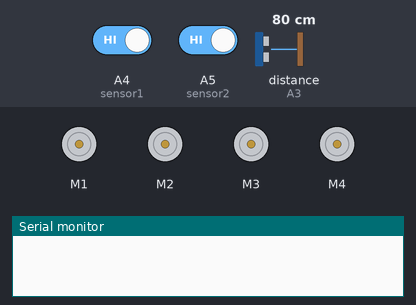
Bench run of a sketch on a simulated Arduino Uno, built with avr-gcc and run on an emulated ATmega328P. Parts: 4 × DC motor (green arrow = forward, orange = backward, longer = faster), the last lines printed to the serial monitor. Inputs (shaded band) come from the test bench; at power-on: A4 (sensor1) HIGH, A5 (sensor2) HIGH, distance to the obstacle (sensor on A3) 80 cm. The echo pulse lasts 58.3 µs per cm.

Above: at 1.2 s.
1.3 s: A4 (sensor1) driven LOW
At 1.7 s:
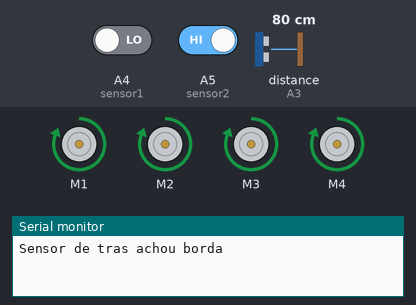
2.8 s: A5 (sensor2) driven LOW
At 3.27 s:
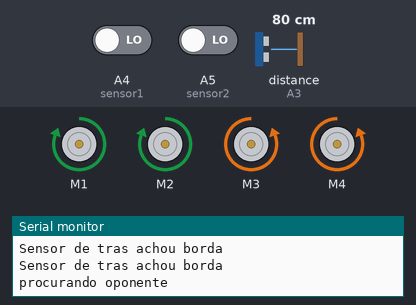
5.8 s: A4 (sensor1) driven HIGH
At 6.7 s:
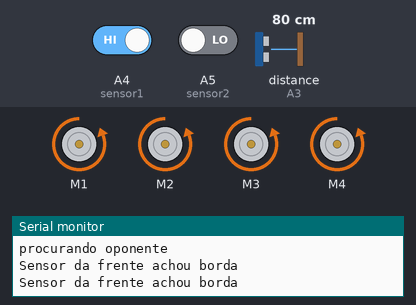
Timing chart, 0 to 8.8 s (numbered marks = the images above; inputs shaded):
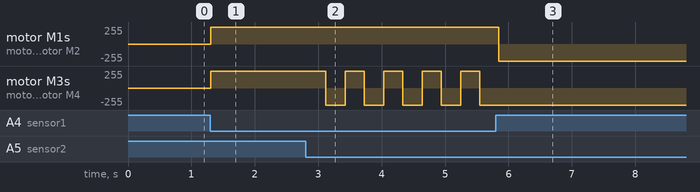

Measured:
- after the input at 1.3 s, motor M1–4: stopped → forward 255/255 at once
- after the input at 2.8 s, motor M3, motor M4: alternates forward 255/255 for 0.30 s and backward 255/255 for 0.31 s, starting after 0.32 s
- after the input at 5.8 s, motor M1, motor M2: forward 255/255 → backward 255/255 after 0.05 s; motor M3, motor M4: stops changing and stays backward 255/255

The sketch:

sumo.ino
```cpp
//********************Inclusão das bibliotecas**************

#include <AFMotor.h>//Biblioteca do motor shield
#include <Ultrasonic.h>//Bibloteca do sensor ultrassônico

//********************Definição dos pinos********************

#define trigger A2
#define echo   A3
#define sensor1 A4
#define sensor2 A5

//********************Criação dos objetos********************

AF_DCMotor motor1(1);
AF_DCMotor motor2(2);
AF_DCMotor motor3(3);
AF_DCMotor motor4(4);
Ultrasonic ultrasonic(trigger, echo);

//********************Função de configuração******************

void setup() {
  //Configuração de velocidade dos motores
  motor1.setSpeed(255);//Velocidade vai de 0 a 255
  motor2.setSpeed(255);
  motor3.setSpeed(255);
  motor4.setSpeed(255);
  Serial.begin(9600);//Habilita a comunicação serial
  pinMode(sensor1, INPUT);//Configura o pino do sensor 1 como entrada
  pinMode(sensor2, INPUT);//Configura o pino do sensor 2 como entrada
}
//********************Função de principal********************

void loop() {
  //Cálculo e conversão da leitura do sensor ultrassônico
  long microsec = ultrasonic.timing();
  float distancia = ultrasonic.convert(microsec, Ultrasonic::CM);
  //Mostra as leitura dos sensores
  //Quando for ler remova o /* */
  /*
    Serial.print("A distancia: ");
    Serial.println(distancia);
    Serial.print("Sensor da frente: ");
    Serial.println(digitalRead(sensor1));
    Serial.print("Sensor da tras: ");
    Serial.println(digitalRead(sensor2));
    delay(1000);
  */
  //Verifica se tem alguma coisa na sua frente e se os sensor estão no branco
  if (distancia > 20 && digitalRead(sensor1) == 0 && digitalRead(sensor2) == 0) {
    Serial.println("procurando oponente");
    //Duas formas de procurar o oponente na arena
    procura();//Procura em forma de quadrado
    //esquerda();//Fica girando
  }
  //Se caso encontrar algo na sua frente
  if (distancia < 20 && distancia > 0 && digitalRead(sensor1) == 0 && digitalRead(sensor2) == 0) {
    while (digitalRead(sensor1) == 0) { //Prende na condição até o sensor encotrar a borda da arena
      Serial.println("achei o oponente");
      frente();//Movimenta para frente
    }
    parada();
    delay(1000);
    tras();
    delay(1000);
  }
  //Se caso encontre a borda e não o oponente
  if (digitalRead(sensor1) == 1 && digitalRead(sensor2) == 0) {
    Serial.println("Sensor da frente achou borda");
    tras();
    delay(500);
  }
  if (digitalRead(sensor1) == 0 && digitalRead(sensor2) == 1) {
    Serial.println("Sensor de tras achou borda");
    frente();
    delay(500);
  }
}
//********************Movimenta o robô para frente********************

void frente() {
  motor1.run(FORWARD); //Motor traseiro esquerdo
  motor2.run(FORWARD); //Motor dianteiro esquerdo
  motor3.run(FORWARD); //Motor dianteiro direito
  motor4.run(FORWARD); //Motor traseiro direito
}
//********************Movimenta o robô para trás********************

void tras() {
  motor1.run(BACKWARD); //Motor traseiro esquerdo
  motor2.run(BACKWARD); //Motor dianteiro esquerdo
  motor3.run(BACKWARD); //Motor dianteiro direito
  motor4.run(BACKWARD); //Motor traseiro direito
}
//********************Parada dos motores********************

void parada() {
  motor1.run(RELEASE); //Motor traseiro esquerdo
  motor2.run(RELEASE); //Motor dianteiro esquerdo
  motor3.run(RELEASE); //Motor dianteiro direito
  motor4.run(RELEASE); //Motor traseiro direito
}
//********************Movimenta o robô para esquerda********************

void esquerda() {
  motor1.run(FORWARD); //Motor traseiro esquerdo
  motor2.run(FORWARD); //Motor dianteiro esquerdo
  motor3.run(BACKWARD); //Motor dianteiro direito
  motor4.run(BACKWARD); //Motor traseiro direito
}
//********************Movimenta o robô em forma de quadrado********************

void procura() {
  frente();
  delay(300);
  esquerda();
  delay(300);
}
```
